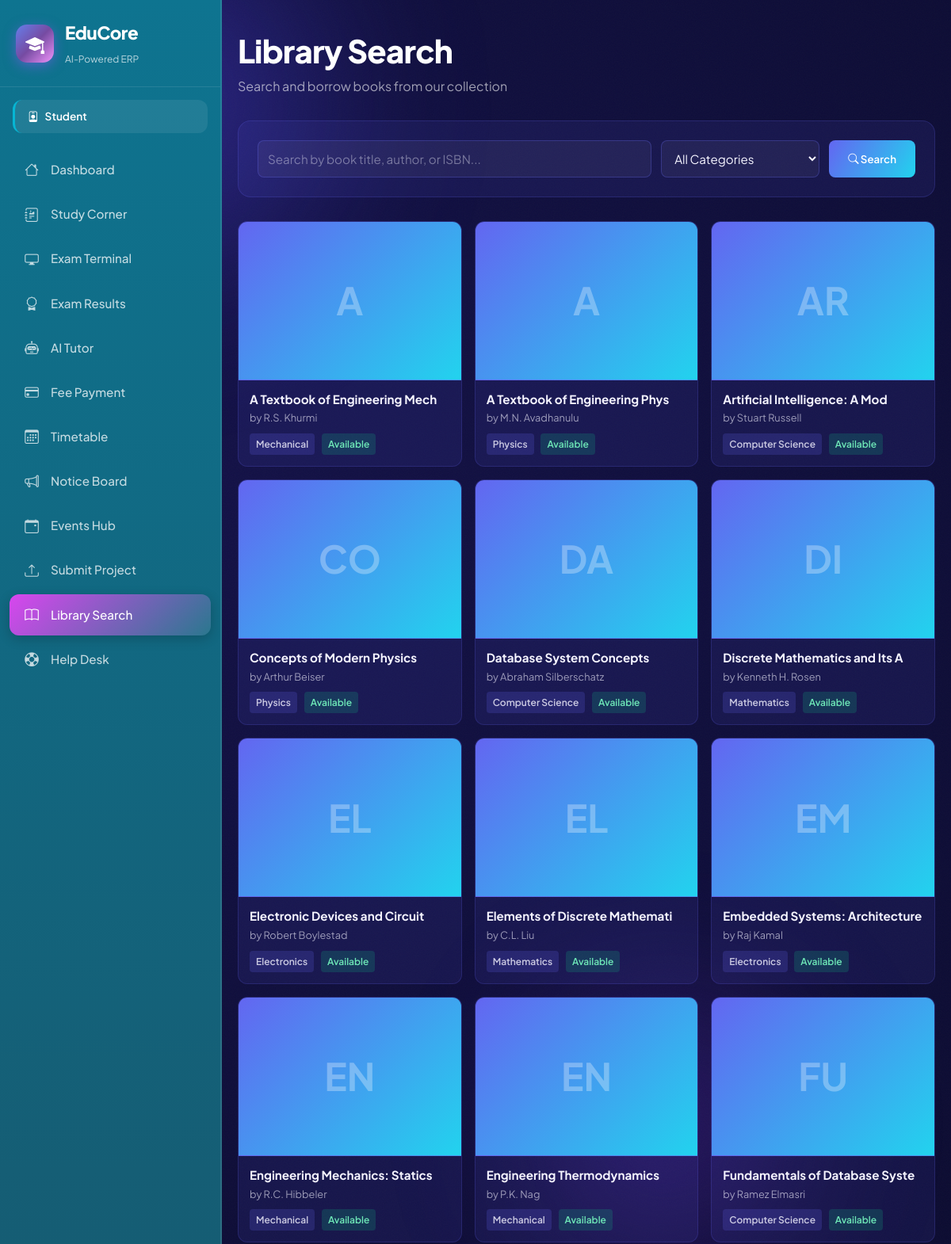
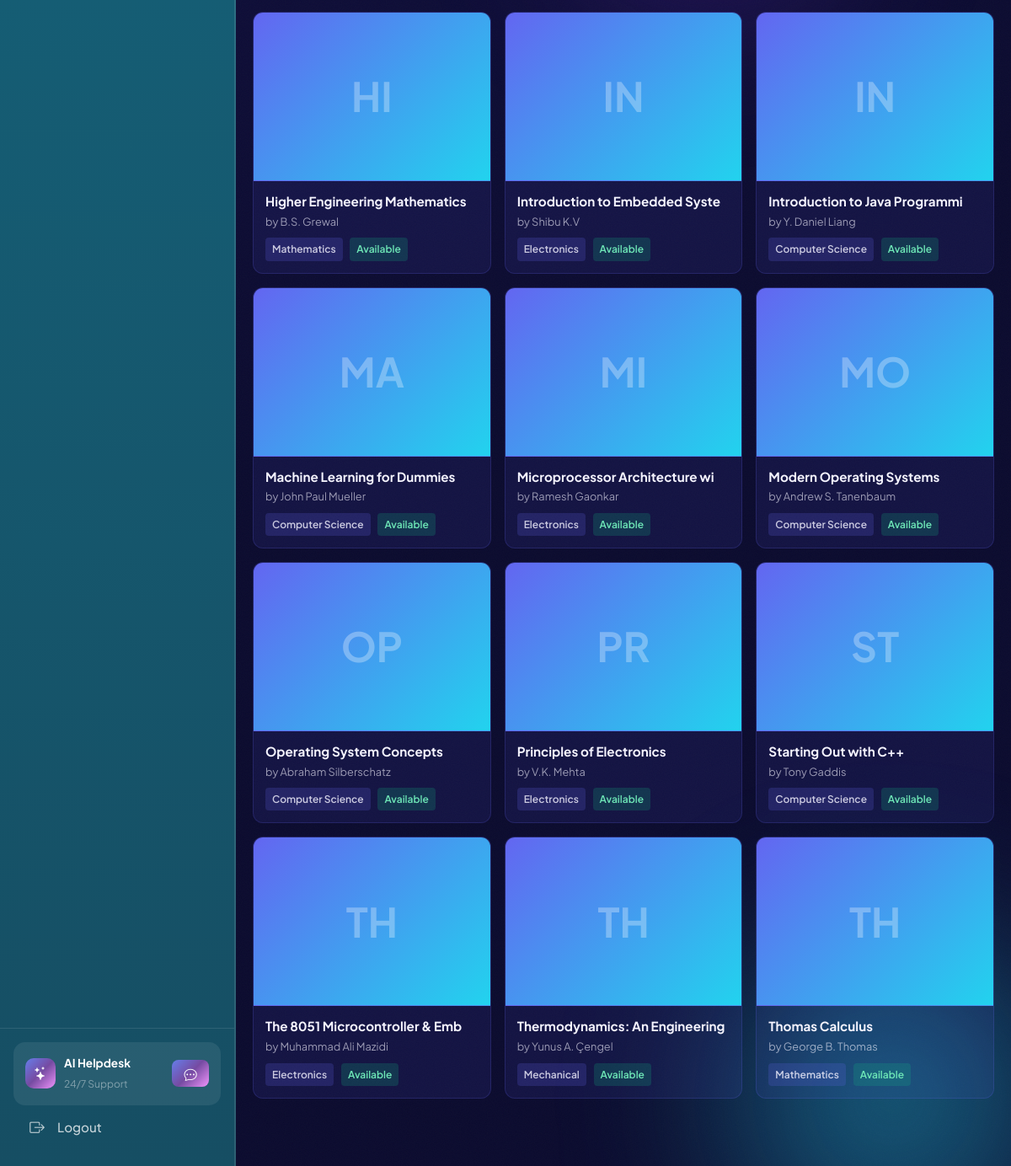
Page /student/librarySearch.php (signed in) on the committed database (2 pictures, top to bottom).
### tables this page shows
CREATE TABLE IF NOT EXISTS users (
    id INT AUTO_INCREMENT PRIMARY KEY,
    full_name VARCHAR(120) NOT NULL,
    email VARCHAR(120) NOT NULL UNIQUE,
    password_hash VARCHAR(255) NOT NULL,
    phone VARCHAR(20),
    address TEXT,
    role ENUM('super_admin','faculty','student','parent','finance','librarian','tpo') NOT NULL DEFAULT 'student',
    parent_id INT DEFAULT NULL,
    photo VARCHAR(255) DEFAULT 'default.png',
    status ENUM('active','inactive','suspended') DEFAULT 'active',
    two_factor_secret VARCHAR(64) DEFAULT NULL,
    two_factor_enabled TINYINT(1) NOT NULL DEFAULT 0,
    reset_token_hash VARCHAR(255) DEFAULT NULL,
    reset_token_expires DATETIME DEFAULT NULL,
    created_at TIMESTAMP DEFAULT CURRENT_TIMESTAMP,
    FOREIGN KEY (parent_id) REFERENCES users(id) ON DELETE SET NULL
);

CREATE TABLE IF NOT EXISTS library_books (
    id INT AUTO_INCREMENT PRIMARY KEY,
    isbn VARCHAR(20),
    title VARCHAR(300) NOT NULL,
    author VARCHAR(200),
    category VARCHAR(100),
    qr_code VARCHAR(100) UNIQUE,
    total_copies INT DEFAULT 1,
    available_copies INT DEFAULT 1,
    shelf_location VARCHAR(50)
);

### includes/auth_check.php (called while the page is built, shortened)
<?php
function getCurrentUser(): ?array
{
    $db = getDB();
    $stmt = $db->prepare('SELECT id, full_name, email, role, photo FROM users WHERE id = ? AND status = "active"');
    $stmt->execute([$_SESSION['user_id']]);
    return $stmt->fetch() ?: null;
}
function getRoleLabel(string $role): string
{
    $labels = [
        'super_admin' => 'Super Admin',
        'faculty'     => 'Faculty',
        'student'     => 'Student',
        'parent'      => 'Parent',
        'finance'     => 'Finance Officer',
        'librarian'   => 'Librarian',
        'tpo'         => 'TPO',
    ];
    return $labels[$role] ?? ucfirst($role);
}
function getRoleColor(string $role): string
{
    $colors = [
        'super_admin' => '#ef4444',
        'faculty'     => '#8b5cf6',
        'student'     => '#06b6d4',
        'parent'      => '#10b981',
        'finance'     => '#f59e0b',
        'librarian'   => '#ec4899',
        'tpo'         => '#6366f1',
    ];
    return $colors[$role] ?? '#6366f1';
}

### student/librarySearch.php (the view, shortened to what this page needs)
<?php
require_once __DIR__ . '/../includes/auth_check.php';
$currentUser = getCurrentUser();
$pdo = getDbConnection();
$books = [];
$searchQuery = '';
if ($_SERVER['REQUEST_METHOD'] === 'GET') {
    $searchQuery = trim($_GET['search'] ?? '');
    $sql = "SELECT *, title AS book_title FROM library_books WHERE 1=1";
    $params = [];
    $sql .= " ORDER BY title ASC";
    $stmt = $pdo->prepare($sql);
    $stmt->execute($params);
    $books = $stmt->fetchAll(PDO::FETCH_ASSOC);
}
?>
<!DOCTYPE html>
<html lang="en">
<head>
    <?php $portalBase = '..'; include __DIR__ . '/../includes/portal_head.php'; ?>
</head>
<body class="portal-page" data-role="student">
    <div class="aurora-bg">
        <div class="aurora-blob b1"></div>
        <div class="aurora-blob b2"></div>
        <div class="aurora-blob b3"></div>
    </div>
    <div class="grain"></div>
    <div class="container-shell">
        <?php include __DIR__ . '/../includes/sidebar.php'; ?>
        <main style="flex: 1; z-index: 2; padding: 40px 20px;">
            <div class="library-container">
                <div style="margin-bottom: 30px;">
                    <h1 class="h-display" style="margin: 0 0 8px 0;">Library Search</h1>
                    <p style="color: rgba(255, 255, 255, 0.6); margin: 0;">Search and borrow books from our collection</p>
                </div>
                <div class="search-section">
                    <form method="GET" class="search-form">
                        <input
                            type="text"
                            name="search"
                            placeholder="Search by book title, author, or ISBN..."
                            value="<?php echo htmlspecialchars($searchQuery); ?>"
                        >
                        <select name="category">
                            <option value="">All Categories</option>
                        </select>
                        <button type="submit" class="search-btn">
                            <i class="bi bi-search"></i> Search
                        </button>
                    </form>
                </div>
                <?php if (count($books) > 0): ?>
                    <div class="books-grid">
                        <?php foreach ($books as $book):
                            $isAvailable = $book['available_copies'] > 0;
                        ?>
                            <div class="book-card" onclick="alert('Request to borrow: ' + '<?php echo addslashes($book['book_title']); ?>')">
                                <div class="book-cover">
                                    <?php echo strtoupper(substr($book['book_title'], 0, 2)); ?>
                                </div>
                                <div class="book-info">
                                    <div class="book-title"><?php echo htmlspecialchars(substr($book['book_title'], 0, 30)); ?></div>
                                    <div class="book-author">by <?php echo htmlspecialchars(substr($book['author'], 0, 20)); ?></div>
                                    <div style="margin: 8px 0 0 0;">
                                        <span class="book-category"><?php echo htmlspecialchars($book['category']); ?></span>
                                        <span class="availability-badge <?php echo $isAvailable ? 'available' : 'unavailable'; ?>">
                                            <?php echo $isAvailable ? 'Available' : 'Unavailable'; ?>
                                        </span>
                                    </div>
                                </div>
                            </div>
                        <?php endforeach; ?>
                    </div>
                <?php endif; ?>
            </div>
        </main>
    </div>
</body>
</html>

### includes/sidebar.php (shortened to what this page needs)
<?php
if (!isset($user) || !is_array($user)) {
    $user = getCurrentUser() ?? ($currentUser ?? null);
}
$role = $user['role'] ?? 'student';
$navItems = [];
switch ($role) {
    case 'student':
        $navItems = [
            ['icon' => 'bi-house', 'label' => 'Dashboard', 'href' => 'dashboard.php', 'color' => '#06b6d4'],
            ['icon' => 'bi-journal-richtext', 'label' => 'Study Corner', 'href' => 'studyCorner.php', 'color' => '#8b5cf6'],
            ['icon' => 'bi-display', 'label' => 'Exam Terminal', 'href' => 'exam.php', 'color' => '#ef4444'],
            ['icon' => 'bi-award', 'label' => 'Exam Results', 'href' => 'examResults.php', 'color' => '#f59e0b'],
            ['icon' => 'bi-robot', 'label' => 'AI Tutor', 'href' => 'aiTutor.php', 'color' => '#ec4899'],
            ['icon' => 'bi-credit-card', 'label' => 'Fee Payment', 'href' => 'feePayment.php', 'color' => '#22c55e'],
            ['icon' => 'bi-calendar3', 'label' => 'Timetable', 'href' => 'timetable.php', 'color' => '#3b82f6'],
            ['icon' => 'bi-megaphone', 'label' => 'Notice Board', 'href' => 'noticeBoard.php', 'color' => '#0ea5e9'],
            ['icon' => 'bi-calendar-event', 'label' => 'Events Hub', 'href' => 'eventsHub.php', 'color' => '#14b8a6'],
            ['icon' => 'bi-upload', 'label' => 'Submit Project', 'href' => 'projectSubmit.php', 'color' => '#a855f7'],
            ['icon' => 'bi-book', 'label' => 'Library Search', 'href' => 'librarySearch.php', 'color' => '#d946ef'],
            ['icon' => 'bi-life-preserver', 'label' => 'Help Desk', 'href' => 'helpDesk.php', 'color' => '#f43f5e'],
        ];
        break;
}
$currentPage = basename($_SERVER['PHP_SELF']);
?>
<aside class="sidebar" id="sidebar">
    <div class="sidebar-brand">
        <div class="brand-icon">
            <i class="bi bi-mortarboard-fill"></i>
        </div>
        <div class="brand-text">
            <span class="brand-name">EduCore</span>
            <span class="brand-tagline">AI-Powered ERP</span>
        </div>
    </div>
    <div class="sidebar-role-badge" style="--role-color: <?= getRoleColor($role) ?>">
        <i class="bi bi-person-badge"></i>
        <?= getRoleLabel($role) ?>
    </div>
    <nav class="sidebar-nav">
        <?php foreach ($navItems as $item): ?>
        <a href="<?= $item['href'] ?>" class="nav-item <?= $currentPage === $item['href'] ? 'active' : '' ?>"
           style="--item-color: <?= $item['color'] ?>">
            <i class="bi <?= $item['icon'] ?>"></i>
            <span><?= $item['label'] ?></span>
        </a>
        <?php endforeach; ?>
    </nav>
    <div class="sidebar-footer">
        <div class="ai-assistant-card">
            <div class="ai-icon"><i class="bi bi-stars"></i></div>
            <div>
                <strong>AI Helpdesk</strong>
                <small>24/7 Support</small>
            </div>
            <button class="btn btn-sm btn-ai" onclick="openAIHelpdesk()">
                <i class="bi bi-chat-dots"></i>
            </button>
        </div>
        <a href="<?= htmlspecialchars(($portalBase ?? $basePath ?? '..') . '/logout.php', ENT_QUOTES, 'UTF-8') ?>" class="nav-item sidebar-logout">
            <i class="bi bi-box-arrow-right"></i>
            <span>Logout</span>
        </a>
    </div>
</aside>

### style.css (style rules this page uses)
:root { --bg-deep: #0B0B2E; --bg-deep-2: #131147; --indigo-600: #4F46E5; --indigo-500: #6366F1; --violet-500: #7C3AED; --cyan-400: #22D3EE; --cyan-300: #67E8F9; --amber-400: #FBBF24; --amber-300: #FCD34D; --rose-400: #FB7185; --ink-0: #FFFFFF; --ink-50: #F5F4FF; --ink-200: #D9D7F5; --ink-400: #A5A1D9; --ink-muted: rgba(245, 244, 255, 0.62); --surface-glass: rgba(255, 255, 255, 0.06); --surface-glass-hi: rgba(255, 255, 255, 0.10); --surface-glass-brd: rgba(255, 255, 255, 0.14); --surface-field: rgba(11, 11, 46, 0.35); --shadow-glow-indigo: 0 8px 40px rgba(79, 70, 229, 0.35); --shadow-glow-cyan: 0 8px 32px rgba(34, 211, 238, 0.25); --shadow-card: 0 24px 64px rgba(6, 5, 30, 0.55); --radius-sm: 10px; --radius-md: 16px; --radius-lg: 24px; --radius-xl: 32px; --font-display: 'Plus Jakarta Sans', system-ui, sans-serif; --font-body: 'Plus Jakarta Sans', system-ui, sans-serif; --font-mono: 'JetBrains Mono', ui-monospace, monospace; }
* { box-sizing: border-box; }
html, body { margin: 0; padding: 0; min-height: 100%; font-family: var(--font-body); color: var(--ink-50); background: var(--bg-deep); }
body { position: relative; overflow-x: hidden; }
a { color: inherit; text-decoration: none; }
button { font-family: inherit; }
.aurora-bg { position: fixed; inset: 0; z-index: 0; overflow: hidden; background: radial-gradient(circle at 20% 20%, var(--bg-deep-2), var(--bg-deep) 60%); }
.aurora-blob { position: absolute; border-radius: 50%; filter: blur(90px); opacity: 0.55; will-change: transform; }
.aurora-blob.b1 { width: 620px; height: 620px; top: -180px; left: -120px; background: radial-gradient(circle, var(--indigo-600), transparent 70%); animation: drift1 26s ease-in-out infinite; }
.aurora-blob.b2 { width: 560px; height: 560px; bottom: -200px; right: -140px; background: radial-gradient(circle, var(--cyan-400), transparent 70%); animation: drift2 32s ease-in-out infinite; }
.aurora-blob.b3 { width: 480px; height: 480px; top: 40%; left: 50%; background: radial-gradient(circle, var(--violet-500), transparent 70%); animation: drift3 38s ease-in-out infinite; opacity: 0.35; }
.grain { position: fixed; inset: 0; z-index: 1; pointer-events: none; opacity: 0.035; }
.h-display { font-family: var(--font-display); font-weight: 800; letter-spacing: -0.02em; color: var(--ink-0); margin: 0; }
.btn { display: inline-flex; align-items: center; justify-content: center; gap: 8px; font-family: var(--font-display); font-weight: 700; font-size: 0.95rem; border-radius: var(--radius-sm); border: none; cursor: pointer; padding: 14px 22px; transition: transform 0.18s ease, box-shadow 0.18s ease, filter 0.18s ease; }
.container-shell { position: relative; z-index: 2; min-height: 100vh; display: flex; flex-direction: column; }

### assets/css/themes.css (style rules this page uses)
:root { --theme-primary: #6366F1; --theme-primary-dark: #4F46E5; --theme-light: #E0E7FF; --theme-accent: #22D3EE; }
body[data-role="student"] { --theme-primary: #6366F1; --theme-primary-dark: #4F46E5; --theme-light: #E0E7FF; --theme-accent: #22D3EE; }
.sidebar { background: linear-gradient(180deg, rgba(15, 23, 42, 0.95), rgba(15, 23, 42, 0.92)); border-right: 2px solid rgba(255, 255, 255, 0.1); transition: all 0.3s ease; }
body { font-size: 16px; line-height: 1.6; }
h1, .h1 { font-size: 2.5rem; line-height: 1.2; font-weight: 800; letter-spacing: -0.02em; margin: 0 0 20px 0; }
body.portal-page p { margin: 0 0 12px 0; color: rgba(245, 244, 255, 0.82); }
small, .text-sm { font-size: 0.875rem; color: rgba(255, 255, 255, 0.7); }
* { transition-property: background-color, border-color, color, fill, stroke, opacity, box-shadow, transform, filter; transition-timing-function: cubic-bezier(0.4, 0, 0.2, 1); transition-duration: 200ms; }
button, a, input, select, textarea { transition-duration: 150ms; }

### assets/css/portal-pages.css (style rules this page uses)
body.portal-page { background: var(--bg-deep, #0b0b2e); color: var(--ink-50, #f5f4ff); min-height: 100vh; font-family: 'Plus Jakarta Sans', system-ui, sans-serif; }
body.portal-page .container-shell { display: flex; flex-direction: row; min-height: 100vh; position: relative; z-index: 2; }
body.portal-page .container-shell > .sidebar { position: fixed; top: 0; left: 0; bottom: 0; flex-shrink: 0; }
body.portal-page .container-shell > main { flex: 1; margin-left: var(--sidebar-width, 280px); padding: 28px 24px 40px; min-width: 0; z-index: 2; }
body.portal-page p { color: rgba(245, 244, 255, 0.82); }

### rows in the picture
users: role "Student"
library_books: title "A", title "A Textbook of Engineering Mech", author "R.S. Khurmi", category "Mechanical", available_copies "Available"
library_books: title "A", title "A Textbook of Engineering Phys", author "M.N. Avadhanulu", category "Physics", available_copies "Available"
library_books: title "AR", title "Artificial Intelligence: A Mod", author "Stuart Russell", category "Computer Science", available_copies "Available"
library_books: title "CO", title "Concepts of Modern Physics", author "Arthur Beiser", category "Physics", available_copies "Available"
library_books: title "DA", title "Database System Concepts", author "Abraham Silberschatz", category "Computer Science", available_copies "Available"
library_books: title "DI", title "Discrete Mathematics and Its A", author "Kenneth H. Rosen", category "Mathematics", available_copies "Available"
library_books: title "EL", title "Electronic Devices and Circuit", author "Robert Boylestad", category "Electronics", available_copies "Available"
library_books: title "EL", title "Elements of Discrete Mathemati", author "C.L. Liu", category "Mathematics", available_copies "Available"
library_books: title "EM", title "Embedded Systems: Architecture", author "Raj Kamal", category "Electronics", available_copies "Available"
library_books: title "EN", title "Engineering Mechanics: Statics", author "R.C. Hibbeler", category "Mechanical", available_copies "Available"
library_books: title "EN", title "Engineering Thermodynamics", author "P.K. Nag", category "Mechanical", available_copies "Available"
library_books: title "FU", title "Fundamentals of Database Syste", author "Ramez Elmasri", category "Computer Science", available_copies "Available"
library_books: title "HI", title "Higher Engineering Mathematics", author "B.S. Grewal", category "Mathematics", available_copies "Available"
library_books: title "IN", title "Introduction to Embedded Syste", author "Shibu K.V", category "Electronics", available_copies "Available"
library_books: title "IN", title "Introduction to Java Programmi", author "Y. Daniel Liang", category "Computer Science", available_copies "Available"
library_books: title "MA", title "Machine Learning for Dummies", author "John Paul Mueller", category "Computer Science", available_copies "Available"
library_books: title "MI", title "Microprocessor Architecture wi", author "Ramesh Gaonkar", category "Electronics", available_copies "Available"
library_books: title "MO", title "Modern Operating Systems", author "Andrew S. Tanenbaum", category "Computer Science", available_copies "Available"
library_books: title "OP", title "Operating System Concepts", author "Abraham Silberschatz", category "Computer Science", available_copies "Available"
library_books: title "PR", title "Principles of Electronics", author "V.K. Mehta", category "Electronics", available_copies "Available"
library_books: title "ST", title "Starting Out with C++", author "Tony Gaddis", category "Computer Science", available_copies "Available"
library_books: title "TH", title "The 8051 Microcontroller & Emb", author "Muhammad Ali Mazidi", category "Electronics", available_copies "Available"
library_books: title "TH", title "Thermodynamics: An Engineering", author "Yunus A. Çengel", category "Mechanical", available_copies "Available"
library_books: title "TH", title "Thomas Calculus", author "George B. Thomas", category "Mathematics", available_copies "Available"

### other values in the picture
$item['label'] "Dashboard"
$item['label'] "Study Corner"
$item['label'] "Exam Terminal"
$item['label'] "Exam Results"
$item['label'] "AI Tutor"
$item['label'] "Fee Payment"
$item['label'] "Timetable"
$item['label'] "Notice Board"
$item['label'] "Events Hub"
$item['label'] "Submit Project"
$item['label'] "Library Search"
$item['label'] "Help Desk"
